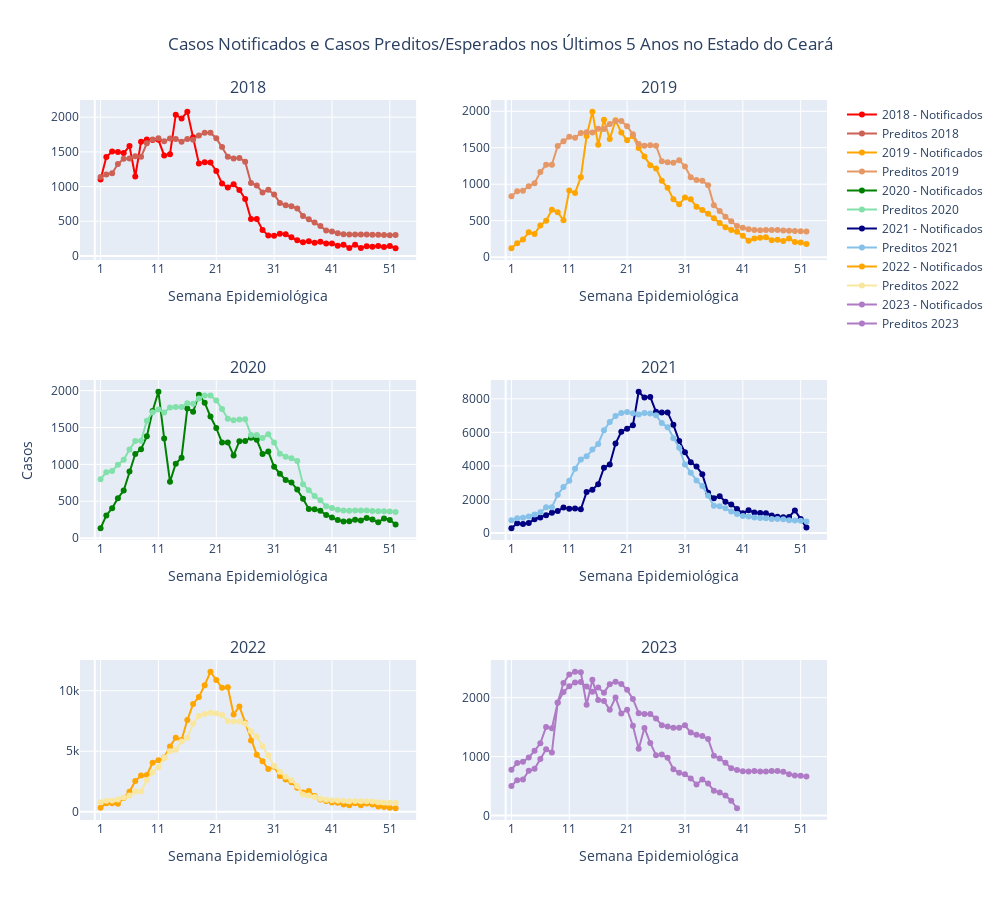

Notebook source saved alongside this figure:
### Code cell
# Mapear as cores para os anos e os casos estimados
colors = {
    2018: 'rgba(255, 0, 0, 1)',  # Vermelho forte
    'Estimados 2018': 'rgb(205, 97, 85)',  # Vermelho fraco
    2019: 'rgba(255, 165, 0, 1)',  # Laranja forte
    'Estimados 2019': 'rgb(229, 152, 102)',  # Laranja fraco
    2020: 'rgba(0, 128, 0, 1)',  # Verde forte
    'Estimados 2020': 'rgb(130, 224, 170)',  # Verde fraco
    2021: 'rgba(0, 0, 128, 1)',  # Azul forte
    'Estimados 2021': 'rgb(133, 193, 233)',  # Azul fraco
    2022: 'rgba(255, 165, 0, 1)',  # Amarelo forte
    'Estimados 2022': 'rgb(249, 231, 159)',  # Amarelo fraco
    2023: 'rgba(175, 122, 197, 1)',  # Marrom forte
    'Estimados 2023': 'rgb(175, 122, 197)'  # Marrom fraco
}

# Lista para armazenar os gráficos
figs = []

# Configurar o layout de subplots
fig = make_subplots(rows=3, cols=2, subplot_titles=['2018', '2019', '2020', '2021', '2022', '2023'])

# Adicionar cada ano como um gráfico independente
for i, ano in enumerate([2018, 2019, 2020, 2021, 2022, 2023]):
    df_ano = merged_2018_2023[(merged_2018_2023['ano_notif'] == ano) & (merged_2018_2023['se_notif'] <= 52)]

    # Adicionar casos notificados
    trace1 = go.Scatter(x=df_ano['se_notif'], y=df_ano['casos_notif'], mode='lines+markers',
                       name=str(ano) + ' - Notificados',
                       line=dict(color=colors[ano]),
                       text=df_ano["ano_notif"],
                       customdata=df_ano['se_notif'],
                       hovertemplate='Ano: %{text}<br>SE: %{customdata}<br>Casos Notificados: %{y}'"<extra></extra>"
                       )

    # Adicionar casos estimados
    trace2 = go.Scatter(x=df_ano['se_notif'], y=df_ano['casos_pred'].astype(int), mode='lines+markers',
                       name='Preditos ' + str(ano),
                       line=dict(color=colors['Estimados ' + str(ano)]),
                       text=df_ano["ano_notif"],
                       customdata=df_ano['se_notif'],
                       hovertemplate='Ano: %{text}<br>SE: %{customdata}<br>Casos Estimados: %{y}'"<extra></extra>"
                       )

    # Adicionar traces ao subplot correspondente
    fig.add_trace(trace1, row=i // 2 + 1, col=i % 2 + 1)
    fig.add_trace(trace2, row=i // 2 + 1, col=i % 2 + 1)

# Atualizar o layout geral
fig.update_layout(height=900, width=1000, showlegend=True)

# Adicionar rótulos de eixos e título
fig.update_xaxes(title_text='Semana Epidemiológica', tickvals=list(range(1, 53, 10)))
fig.update_yaxes(title_text='Casos', row=2, col=1)
fig.update_layout(title_text="Casos Notificados e Casos Preditos/Esperados nos Últimos 5 Anos no Estado do Ceará",
                  title_x=0.5)

fig.show()

### Figure 1 — Plotly figure (JSON) as saved in the notebook; plotly's stock layout.template omitted (floating-point values rounded to 4 significant figures)
{"data": [{"customdata": [1, 2, 3, 4, 5, 6, 7, 8, 9, 10, 11, 12, 13, 14, 15, 16, 17, 18, 19, 20, 21, 22, 23, 24, 25, 26, 27, 28, 29, 30, 31, 32, 33, 34, 35, 36, 37, 38, 39, 40, 41, 42, 43, 44, 45, 46, 47, 48, 49, 50, 51, 52], "hovertemplate": "Ano: %{text}<br>SE: %{customdata}<br>Casos Notificados: %{y}<extra></extra>", "line": {"color": "rgba(255, 0, 0, 1)"}, "mode": "lines+markers", "name": "2018 - Notificados", "text": [2018, 2018, 2018, 2018, 2018, 2018, 2018, 2018, 2018, 2018, 2018, 2018, 2018, 2018, 2018, 2018, 2018, 2018, 2018, 2018, 2018, 2018, 2018, 2018, 2018, 2018, 2018, 2018, 2018, 2018, 2018, 2018, 2018, 2018, 2018, 2018, 2018, 2018, 2018, 2018, 2018, 2018, 2018, 2018, 2018, 2018, 2018, 2018, 2018, 2018, 2018, 2018], "type": "scatter", "x": [1, 2, 3, 4, 5, 6, 7, 8, 9, 10, 11, 12, 13, 14, 15, 16, 17, 18, 19, 20, 21, 22, 23, 24, 25, 26, 27, 28, 29, 30, 31, 32, 33, 34, 35, 36, 37, 38, 39, 40, 41, 42, 43, 44, 45, 46, 47, 48, 49, 50, 51, 52], "xaxis": "x", "y": [1100, 1426, 1504, 1498, 1482, 1584, 1145, 1647, 1679, 1671, 1673, 1448, 1466, 2035, 1980, 2078, 1710, 1332, 1351, 1348, 1225, 1043, 987, 1033, 951, 822, 533, 533, 375, 293, 290, 319, 311, 268, 225, 198, 212, 192, 205, 181, 180, 148, 160, 116, 160, 116, 139, 133, 143, 130, 142, 111], "yaxis": "y"}, {"customdata": [1, 2, 3, 4, 5, 6, 7, 8, 9, 10, 11, 12, 13, 14, 15, 16, 17, 18, 19, 20, 21, 22, 23, 24, 25, 26, 27, 28, 29, 30, 31, 32, 33, 34, 35, 36, 37, 38, 39, 40, 41, 42, 43, 44, 45, 46, 47, 48, 49, 50, 51, 52], "hovertemplate": "Ano: %{text}<br>SE: %{customdata}<br>Casos Estimados: %{y}<extra></extra>", "line": {"color": "rgb(205, 97, 85)"}, "mode": "lines+markers", "name": "Preditos 2018", "text": [2018, 2018, 2018, 2018, 2018, 2018, 2018, 2018, 2018, 2018, 2018, 2018, 2018, 2018, 2018, 2018, 2018, 2018, 2018, 2018, 2018, 2018, 2018, 2018, 2018, 2018, 2018, 2018, 2018, 2018, 2018, 2018, 2018, 2018, 2018, 2018, 2018, 2018, 2018, 2018, 2018, 2018, 2018, 2018, 2018, 2018, 2018, 2018, 2018, 2018, 2018, 2018], "type": "scatter", "x": [1, 2, 3, 4, 5, 6, 7, 8, 9, 10, 11, 12, 13, 14, 15, 16, 17, 18, 19, 20, 21, 22, 23, 24, 25, 26, 27, 28, 29, 30, 31, 32, 33, 34, 35, 36, 37, 38, 39, 40, 41, 42, 43, 44, 45, 46, 47, 48, 49, 50, 51, 52], "xaxis": "x", "y": [1137, 1173, 1192, 1324, 1402, 1405, 1435, 1428, 1623, 1679, 1697, 1652, 1693, 1685, 1646, 1687, 1676, 1735, 1775, 1775, 1696, 1570, 1430, 1405, 1412, 1359, 1051, 1014, 916, 953, 885, 764, 729, 715, 685, 576, 528, 481, 430, 365, 354, 327, 311, 308, 310, 310, 310, 304, 304, 303, 300, 301], "yaxis": "y"}, {"customdata": [1, 2, 3, 4, 5, 6, 7, 8, 9, 10, 11, 12, 13, 14, 15, 16, 17, 18, 19, 20, 21, 22, 23, 24, 25, 26, 27, 28, 29, 30, 31, 32, 33, 34, 35, 36, 37, 38, 39, 40, 41, 42, 43, 44, 45, 46, 47, 48, 49, 50, 51, 52], "hovertemplate": "Ano: %{text}<br>SE: %{customdata}<br>Casos Notificados: %{y}<extra></extra>", "line": {"color": "rgba(255, 165, 0, 1)"}, "mode": "lines+markers", "name": "2019 - Notificados", "text": [2019, 2019, 2019, 2019, 2019, 2019, 2019, 2019, 2019, 2019, 2019, 2019, 2019, 2019, 2019, 2019, 2019, 2019, 2019, 2019, 2019, 2019, 2019, 2019, 2019, 2019, 2019, 2019, 2019, 2019, 2019, 2019, 2019, 2019, 2019, 2019, 2019, 2019, 2019, 2019, 2019, 2019, 2019, 2019, 2019, 2019, 2019, 2019, 2019, 2019, 2019, 2019], "type": "scatter", "x": [1, 2, 3, 4, 5, 6, 7, 8, 9, 10, 11, 12, 13, 14, 15, 16, 17, 18, 19, 20, 21, 22, 23, 24, 25, 26, 27, 28, 29, 30, 31, 32, 33, 34, 35, 36, 37, 38, 39, 40, 41, 42, 43, 44, 45, 46, 47, 48, 49, 50, 51, 52], "xaxis": "x2", "y": [122, 189, 241, 340, 319, 434, 499, 650, 614, 507, 914, 881, 1094, 1660, 1993, 1540, 1882, 1618, 1877, 1710, 1601, 1661, 1495, 1379, 1261, 1216, 1047, 950, 792, 724, 816, 792, 691, 648, 594, 533, 467, 410, 373, 348, 293, 225, 254, 267, 274, 233, 237, 220, 257, 209, 202, 181], "yaxis": "y2"}, {"customdata": [1, 2, 3, 4, 5, 6, 7, 8, 9, 10, 11, 12, 13, 14, 15, 16, 17, 18, 19, 20, 21, 22, 23, 24, 25, 26, 27, 28, 29, 30, 31, 32, 33, 34, 35, 36, 37, 38, 39, 40, 41, 42, 43, 44, 45, 46, 47, 48, 49, 50, 51, 52], "hovertemplate": "Ano: %{text}<br>SE: %{customdata}<br>Casos Estimados: %{y}<extra></extra>", "line": {"color": "rgb(229, 152, 102)"}, "mode": "lines+markers", "name": "Preditos 2019", "text": [2019, 2019, 2019, 2019, 2019, 2019, 2019, 2019, 2019, 2019, 2019, 2019, 2019, 2019, 2019, 2019, 2019, 2019, 2019, 2019, 2019, 2019, 2019, 2019, 2019, 2019, 2019, 2019, 2019, 2019, 2019, 2019, 2019, 2019, 2019, 2019, 2019, 2019, 2019, 2019, 2019, 2019, 2019, 2019, 2019, 2019, 2019, 2019, 2019, 2019, 2019, 2019], "type": "scatter", "x": [1, 2, 3, 4, 5, 6, 7, 8, 9, 10, 11, 12, 13, 14, 15, 16, 17, 18, 19, 20, 21, 22, 23, 24, 25, 26, 27, 28, 29, 30, 31, 32, 33, 34, 35, 36, 37, 38, 39, 40, 41, 42, 43, 44, 45, 46, 47, 48, 49, 50, 51, 52], "xaxis": "x2", "y": [835, 902, 911, 971, 1013, 1167, 1266, 1268, 1523, 1589, 1649, 1636, 1703, 1712, 1708, 1759, 1757, 1825, 1867, 1867, 1795, 1684, 1552, 1527, 1533, 1526, 1314, 1301, 1294, 1329, 1244, 1094, 1056, 1047, 987, 713, 633, 553, 493, 428, 404, 381, 372, 369, 371, 371, 372, 364, 362, 358, 355, 350], "yaxis": "y2"}, {"customdata": [1, 2, 3, 4, 5, 6, 7, 8, 9, 10, 11, 12, 13, 14, 15, 16, 17, 18, 19, 20, 21, 22, 23, 24, 25, 26, 27, 28, 29, 30, 31, 32, 33, 34, 35, 36, 37, 38, 39, 40, 41, 42, 43, 44, 45, 46, 47, 48, 49, 50, 51, 52], "hovertemplate": "Ano: %{text}<br>SE: %{customdata}<br>Casos Notificados: %{y}<extra></extra>", "line": {"color": "rgba(0, 128, 0, 1)"}, "mode": "lines+markers", "name": "2020 - Notificados", "text": [2020, 2020, 2020, 2020, 2020, 2020, 2020, 2020, 2020, 2020, 2020, 2020, 2020, 2020, 2020, 2020, 2020, 2020, 2020, 2020, 2020, 2020, 2020, 2020, 2020, 2020, 2020, 2020, 2020, 2020, 2020, 2020, 2020, 2020, 2020, 2020, 2020, 2020, 2020, 2020, 2020, 2020, 2020, 2020, 2020, 2020, 2020, 2020, 2020, 2020, 2020, 2020], "type": "scatter", "x": [1, 2, 3, 4, 5, 6, 7, 8, 9, 10, 11, 12, 13, 14, 15, 16, 17, 18, 19, 20, 21, 22, 23, 24, 25, 26, 27, 28, 29, 30, 31, 32, 33, 34, 35, 36, 37, 38, 39, 40, 41, 42, 43, 44, 45, 46, 47, 48, 49, 50, 51, 52], "xaxis": "x3", "y": [134, 308, 406, 542, 646, 903, 1140, 1206, 1380, 1725, 1985, 1352, 765, 1010, 1091, 1759, 1713, 1944, 1837, 1649, 1492, 1296, 1298, 1122, 1315, 1317, 1362, 1334, 1141, 1174, 968, 873, 789, 755, 658, 534, 396, 390, 370, 314, 279, 246, 226, 229, 249, 240, 274, 253, 215, 267, 247, 186], "yaxis": "y3"}, {"customdata": [1, 2, 3, 4, 5, 6, 7, 8, 9, 10, 11, 12, 13, 14, 15, 16, 17, 18, 19, 20, 21, 22, 23, 24, 25, 26, 27, 28, 29, 30, 31, 32, 33, 34, 35, 36, 37, 38, 39, 40, 41, 42, 43, 44, 45, 46, 47, 48, 49, 50, 51, 52], "hovertemplate": "Ano: %{text}<br>SE: %{customdata}<br>Casos Estimados: %{y}<extra></extra>", "line": {"color": "rgb(130, 224, 170)"}, "mode": "lines+markers", "name": "Preditos 2020", "text": [2020, 2020, 2020, 2020, 2020, 2020, 2020, 2020, 2020, 2020, 2020, 2020, 2020, 2020, 2020, 2020, 2020, 2020, 2020, 2020, 2020, 2020, 2020, 2020, 2020, 2020, 2020, 2020, 2020, 2020, 2020, 2020, 2020, 2020, 2020, 2020, 2020, 2020, 2020, 2020, 2020, 2020, 2020, 2020, 2020, 2020, 2020, 2020, 2020, 2020, 2020, 2020], "type": "scatter", "x": [1, 2, 3, 4, 5, 6, 7, 8, 9, 10, 11, 12, 13, 14, 15, 16, 17, 18, 19, 20, 21, 22, 23, 24, 25, 26, 27, 28, 29, 30, 31, 32, 33, 34, 35, 36, 37, 38, 39, 40, 41, 42, 43, 44, 45, 46, 47, 48, 49, 50, 51, 52], "xaxis": "x3", "y": [797, 894, 910, 994, 1062, 1203, 1316, 1319, 1593, 1707, 1744, 1705, 1771, 1779, 1778, 1829, 1823, 1895, 1935, 1933, 1866, 1751, 1619, 1598, 1610, 1612, 1400, 1398, 1358, 1410, 1296, 1145, 1105, 1084, 1045, 730, 649, 572, 513, 432, 409, 384, 376, 373, 375, 376, 376, 368, 366, 363, 361, 354], "yaxis": "y3"}, {"customdata": [1, 2, 3, 4, 5, 6, 7, 8, 9, 10, 11, 12, 13, 14, 15, 16, 17, 18, 19, 20, 21, 22, 23, 24, 25, 26, 27, 28, 29, 30, 31, 32, 33, 34, 35, 36, 37, 38, 39, 40, 41, 42, 43, 44, 45, 46, 47, 48, 49, 50, 51, 52], "hovertemplate": "Ano: %{text}<br>SE: %{customdata}<br>Casos Notificados: %{y}<extra></extra>", "line": {"color": "rgba(0, 0, 128, 1)"}, "mode": "lines+markers", "name": "2021 - Notificados", "text": [2021, 2021, 2021, 2021, 2021, 2021, 2021, 2021, 2021, 2021, 2021, 2021, 2021, 2021, 2021, 2021, 2021, 2021, 2021, 2021, 2021, 2021, 2021, 2021, 2021, 2021, 2021, 2021, 2021, 2021, 2021, 2021, 2021, 2021, 2021, 2021, 2021, 2021, 2021, 2021, 2021, 2021, 2021, 2021, 2021, 2021, 2021, 2021, 2021, 2021, 2021, 2021], "type": "scatter", "x": [1, 2, 3, 4, 5, 6, 7, 8, 9, 10, 11, 12, 13, 14, 15, 16, 17, 18, 19, 20, 21, 22, 23, 24, 25, 26, 27, 28, 29, 30, 31, 32, 33, 34, 35, 36, 37, 38, 39, 40, 41, 42, 43, 44, 45, 46, 47, 48, 49, 50, 51, 52], "xaxis": "x4", "y": [284, 577, 531, 602, 816, 922, 1063, 1208, 1305, 1514, 1451, 1467, 1418, 2439, 2583, 2907, 3889, 4084, 5332, 6038, 6211, 6422, 8422, 8072, 8116, 7225, 7181, 7189, 6450, 5491, 4821, 4223, 3963, 3508, 2394, 2073, 2197, 1871, 1700, 1434, 1180, 1353, 1223, 1199, 1184, 1050, 975, 938, 959, 1346, 841, 322], "yaxis": "y4"}, {"customdata": [1, 2, 3, 4, 5, 6, 7, 8, 9, 10, 11, 12, 13, 14, 15, 16, 17, 18, 19, 20, 21, 22, 23, 24, 25, 26, 27, 28, 29, 30, 31, 32, 33, 34, 35, 36, 37, 38, 39, 40, 41, 42, 43, 44, 45, 46, 47, 48, 49, 50, 51, 52], "hovertemplate": "Ano: %{text}<br>SE: %{customdata}<br>Casos Estimados: %{y}<extra></extra>", "line": {"color": "rgb(133, 193, 233)"}, "mode": "lines+markers", "name": "Preditos 2021", "text": [2021, 2021, 2021, 2021, 2021, 2021, 2021, 2021, 2021, 2021, 2021, 2021, 2021, 2021, 2021, 2021, 2021, 2021, 2021, 2021, 2021, 2021, 2021, 2021, 2021, 2021, 2021, 2021, 2021, 2021, 2021, 2021, 2021, 2021, 2021, 2021, 2021, 2021, 2021, 2021, 2021, 2021, 2021, 2021, 2021, 2021, 2021, 2021, 2021, 2021, 2021, 2021], "type": "scatter", "x": [1, 2, 3, 4, 5, 6, 7, 8, 9, 10, 11, 12, 13, 14, 15, 16, 17, 18, 19, 20, 21, 22, 23, 24, 25, 26, 27, 28, 29, 30, 31, 32, 33, 34, 35, 36, 37, 38, 39, 40, 41, 42, 43, 44, 45, 46, 47, 48, 49, 50, 51, 52], "xaxis": "x4", "y": [761, 883, 908, 982, 1099, 1236, 1538, 1543, 2282, 2739, 3111, 3837, 4388, 4576, 4978, 5313, 6132, 6612, 6973, 7149, 7219, 7140, 7061, 7159, 7130, 7015, 6555, 6303, 5656, 5090, 4079, 3597, 3133, 2801, 2227, 1618, 1603, 1472, 1282, 1141, 1017, 989, 924, 890, 880, 839, 834, 823, 768, 747, 737, 689], "yaxis": "y4"}, {"customdata": [1, 2, 3, 4, 5, 6, 7, 8, 9, 10, 11, 12, 13, 14, 15, 16, 17, 18, 19, 20, 21, 22, 23, 24, 25, 26, 27, 28, 29, 30, 31, 32, 33, 34, 35, 36, 37, 38, 39, 40, 41, 42, 43, 44, 45, 46, 47, 48, 49, 50, 51, 52], "hovertemplate": "Ano: %{text}<br>SE: %{customdata}<br>Casos Notificados: %{y}<extra></extra>", "line": {"color": "rgba(255, 165, 0, 1)"}, "mode": "lines+markers", "name": "2022 - Notificados", "text": [2022, 2022, 2022, 2022, 2022, 2022, 2022, 2022, 2022, 2022, 2022, 2022, 2022, 2022, 2022, 2022, 2022, 2022, 2022, 2022, 2022, 2022, 2022, 2022, 2022, 2022, 2022, 2022, 2022, 2022, 2022, 2022, 2022, 2022, 2022, 2022, 2022, 2022, 2022, 2022, 2022, 2022, 2022, 2022, 2022, 2022, 2022, 2022, 2022, 2022, 2022, 2022], "type": "scatter", "x": [1, 2, 3, 4, 5, 6, 7, 8, 9, 10, 11, 12, 13, 14, 15, 16, 17, 18, 19, 20, 21, 22, 23, 24, 25, 26, 27, 28, 29, 30, 31, 32, 33, 34, 35, 36, 37, 38, 39, 40, 41, 42, 43, 44, 45, 46, 47, 48, 49, 50, 51, 52], "xaxis": "x5", "y": [332, 706, 712, 661, 1145, 1648, 2535, 3003, 3035, 4044, 4257, 4487, 5395, 6119, 5936, 7576, 8905, 9485, 10461, 11567, 10884, 10247, 10288, 8042, 8701, 7361, 5883, 4719, 4181, 3532, 3717, 2957, 2657, 2433, 1986, 1599, 1718, 1304, 1023, 897, 768, 744, 594, 539, 693, 545, 689, 603, 433, 391, 341, 290], "yaxis": "y5"}, {"customdata": [1, 2, 3, 4, 5, 6, 7, 8, 9, 10, 11, 12, 13, 14, 15, 16, 17, 18, 19, 20, 21, 22, 23, 24, 25, 26, 27, 28, 29, 30, 31, 32, 33, 34, 35, 36, 37, 38, 39, 40, 41, 42, 43, 44, 45, 46, 47, 48, 49, 50, 51, 52], "hovertemplate": "Ano: %{text}<br>SE: %{customdata}<br>Casos Estimados: %{y}<extra></extra>", "line": {"color": "rgb(249, 231, 159)"}, "mode": "lines+markers", "name": "Preditos 2022", "text": [2022, 2022, 2022, 2022, 2022, 2022, 2022, 2022, 2022, 2022, 2022, 2022, 2022, 2022, 2022, 2022, 2022, 2022, 2022, 2022, 2022, 2022, 2022, 2022, 2022, 2022, 2022, 2022, 2022, 2022, 2022, 2022, 2022, 2022, 2022, 2022, 2022, 2022, 2022, 2022, 2022, 2022, 2022, 2022, 2022, 2022, 2022, 2022, 2022, 2022, 2022, 2022], "type": "scatter", "x": [1, 2, 3, 4, 5, 6, 7, 8, 9, 10, 11, 12, 13, 14, 15, 16, 17, 18, 19, 20, 21, 22, 23, 24, 25, 26, 27, 28, 29, 30, 31, 32, 33, 34, 35, 36, 37, 38, 39, 40, 41, 42, 43, 44, 45, 46, 47, 48, 49, 50, 51, 52], "xaxis": "x5", "y": [788, 909, 934, 1010, 1178, 1336, 1679, 1680, 2623, 3251, 3684, 4460, 5008, 5100, 5813, 6114, 7278, 7903, 8081, 8180, 8119, 8003, 7479, 7450, 7462, 7295, 6658, 6214, 5403, 4673, 3779, 3303, 2887, 2602, 2120, 1418, 1353, 1219, 1081, 990, 955, 929, 910, 876, 881, 871, 872, 854, 786, 762, 750, 741], "yaxis": "y5"}, {"customdata": [1, 2, 3, 4, 5, 6, 7, 8, 9, 10, 11, 12, 13, 14, 15, 16, 17, 18, 19, 20, 21, 22, 23, 24, 25, 26, 27, 28, 29, 30, 31, 32, 33, 34, 35, 36, 37, 38, 39, 40, 41, 42, 43, 44, 45, 46, 47, 48, 49, 50, 51, 52], "hovertemplate": "Ano: %{text}<br>SE: %{customdata}<br>Casos Notificados: %{y}<extra></extra>", "line": {"color": "rgba(175, 122, 197, 1)"}, "mode": "lines+markers", "name": "2023 - Notificados", "text": [2023, 2023, 2023, 2023, 2023, 2023, 2023, 2023, 2023, 2023, 2023, 2023, 2023, 2023, 2023, 2023, 2023, 2023, 2023, 2023, 2023, 2023, 2023, 2023, 2023, 2023, 2023, 2023, 2023, 2023, 2023, 2023, 2023, 2023, 2023, 2023, 2023, 2023, 2023, 2023, 2023, 2023, 2023, 2023, 2023, 2023, 2023, 2023, 2023, 2023, 2023, 2023], "type": "scatter", "x": [1, 2, 3, 4, 5, 6, 7, 8, 9, 10, 11, 12, 13, 14, 15, 16, 17, 18, 19, 20, 21, 22, 23, 24, 25, 26, 27, 28, 29, 30, 31, 32, 33, 34, 35, 36, 37, 38, 39, 40, 41, 42, 43, 44, 45, 46, 47, 48, 49, 50, 51, 52], "xaxis": "x6", "y": [502, 601, 613, 761, 793, 962, 1124, 1071, 1918, 2247, 2393, 2439, 2431, 1879, 2305, 1961, 1943, 1793, 2002, 1732, 1796, 1525, 1133, 1487, 1232, 1024, 1036, 980, 787, 725, 702, 631, 529, 613, 544, 423, 394, 342, 254, 125, null, null, null, null, null, null, null, null, null, null, null, null], "yaxis": "y6"}, {"customdata": [1, 2, 3, 4, 5, 6, 7, 8, 9, 10, 11, 12, 13, 14, 15, 16, 17, 18, 19, 20, 21, 22, 23, 24, 25, 26, 27, 28, 29, 30, 31, 32, 33, 34, 35, 36, 37, 38, 39, 40, 41, 42, 43, 44, 45, 46, 47, 48, 49, 50, 51, 52], "hovertemplate": "Ano: %{text}<br>SE: %{customdata}<br>Casos Estimados: %{y}<extra></extra>", "line": {"color": "rgb(175, 122, 197)"}, "mode": "lines+markers", "name": "Preditos 2023", "text": [2023, 2023, 2023, 2023, 2023, 2023, 2023, 2023, 2023, 2023, 2023, 2023, 2023, 2023, 2023, 2023, 2023, 2023, 2023, 2023, 2023, 2023, 2023, 2023, 2023, 2023, 2023, 2023, 2023, 2023, 2023, 2023, 2023, 2023, 2023, 2023, 2023, 2023, 2023, 2023, 2023, 2023, 2023, 2023, 2023, 2023, 2023, 2023, 2023, 2023, 2023, 2023], "type": "scatter", "x": [1, 2, 3, 4, 5, 6, 7, 8, 9, 10, 11, 12, 13, 14, 15, 16, 17, 18, 19, 20, 21, 22, 23, 24, 25, 26, 27, 28, 29, 30, 31, 32, 33, 34, 35, 36, 37, 38, 39, 40, 41, 42, 43, 44, 45, 46, 47, 48, 49, 50, 51, 52], "xaxis": "x6", "y": [778, 894, 912, 985, 1099, 1225, 1503, 1482, 1913, 2096, 2194, 2258, 2265, 2190, 2101, 2172, 2085, 2229, 2268, 2233, 2132, 1979, 1737, 1724, 1721, 1648, 1530, 1512, 1488, 1489, 1531, 1408, 1369, 1348, 1299, 1016, 967, 896, 801, 774, 752, 748, 758, 746, 747, 755, 756, 745, 703, 682, 674, 665], "yaxis": "y6"}], "layout": {"annotations": [{"font": {"size": 16}, "showarrow": false, "text": "2018", "x": 0.225, "xanchor": "center", "xref": "paper", "y": 1, "yanchor": "bottom", "yref": "paper"}, {"font": {"size": 16}, "showarrow": false, "text": "2019", "x": 0.775, "xanchor": "center", "xref": "paper", "y": 1, "yanchor": "bottom", "yref": "paper"}, {"font": {"size": 16}, "showarrow": false, "text": "2020", "x": 0.225, "xanchor": "center", "xref": "paper", "y": 0.6111, "yanchor": "bottom", "yref": "paper"}, {"font": {"size": 16}, "showarrow": false, "text": "2021", "x": 0.775, "xanchor": "center", "xref": "paper", "y": 0.6111, "yanchor": "bottom", "yref": "paper"}, {"font": {"size": 16}, "showarrow": false, "text": "2022", "x": 0.225, "xanchor": "center", "xref": "paper", "y": 0.2222, "yanchor": "bottom", "yref": "paper"}, {"font": {"size": 16}, "showarrow": false, "text": "2023", "x": 0.775, "xanchor": "center", "xref": "paper", "y": 0.2222, "yanchor": "bottom", "yref": "paper"}], "height": 900, "showlegend": true, "title": {"text": "Casos Notificados e Casos Preditos/Esperados nos Últimos 5 Anos no Estado do Ceará", "x": 0.5}, "width": 1000, "xaxis": {"anchor": "y", "autorange": true, "domain": [0, 0.45], "range": [-2.552, 55.55], "tickvals": [1, 11, 21, 31, 41, 51], "title": {"text": "Semana Epidemiológica"}, "type": "linear"}, "xaxis2": {"anchor": "y2", "autorange": true, "domain": [0.55, 1], "range": [-2.552, 55.55], "tickvals": [1, 11, 21, 31, 41, 51], "title": {"text": "Semana Epidemiológica"}, "type": "linear"}, "xaxis3": {"anchor": "y3", "autorange": true, "domain": [0, 0.45], "range": [-2.552, 55.55], "tickvals": [1, 11, 21, 31, 41, 51], "title": {"text": "Semana Epidemiológica"}, "type": "linear"}, "xaxis4": {"anchor": "y4", "autorange": true, "domain": [0.55, 1], "range": [-2.552, 55.55], "tickvals": [1, 11, 21, 31, 41, 51], "title": {"text": "Semana Epidemiológica"}, "type": "linear"}, "xaxis5": {"anchor": "y5", "autorange": true, "domain": [0, 0.45], "range": [-2.552, 55.55], "tickvals": [1, 11, 21, 31, 41, 51], "title": {"text": "Semana Epidemiológica"}, "type": "linear"}, "xaxis6": {"anchor": "y6", "autorange": true, "domain": [0.55, 1], "range": [-2.552, 55.55], "tickvals": [1, 11, 21, 31, 41, 51], "title": {"text": "Semana Epidemiológica"}, "type": "linear"}, "yaxis": {"anchor": "x", "autorange": true, "domain": [0.7778, 1], "range": [-58.32, 2247.0], "type": "linear"}, "yaxis2": {"anchor": "x2", "autorange": true, "domain": [0.7778, 1], "range": [-39.06, 2154.0], "type": "linear"}, "yaxis3": {"anchor": "x3", "autorange": true, "domain": [0.3889, 0.6111], "range": [-25.34, 2144.0], "title": {"text": "Casos"}, "type": "linear"}, "yaxis4": {"anchor": "x4", "autorange": true, "domain": [0.3889, 0.6111], "range": [-416.5, 9123.0], "type": "linear"}, "yaxis5": {"anchor": "x5", "autorange": true, "domain": [0, 0.2222], "range": [-680.7, 12540.0], "type": "linear"}, "yaxis6": {"anchor": "x6", "autorange": true, "domain": [0, 0.2222], "range": [-74.19, 2638.0], "type": "linear"}}}
